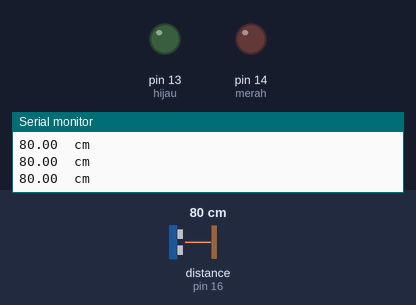
The sketch below on a simulated Arduino Uno, built with avr-gcc and run on an emulated ATmega328P. Parts: output pins drawn as LEDs (lit = HIGH), the last lines printed to the serial monitor. Wiring (inferred from the names in the program): ultrasonic range finder: trigger pin 15; echo pin 16. Inputs (shaded band) come from the test bench; at power-on: distance to the obstacle (sensor on pin 16) 80 cm. The echo pulse lasts 58.3 µs per cm; pins used as bus, display or sensor lines are not drawn.

Above: at 1.2 s.
1.3 s: distance to the obstacle (sensor on pin 16) set to 94 cm
2.8 s: distance to the obstacle (sensor on pin 16) set to 104 cm
At 4.0 s:
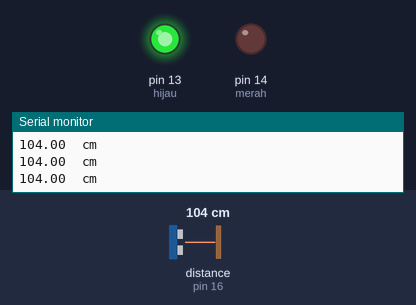
4.3 s: distance to the obstacle (sensor on pin 16) set to 2 cm
At 5.0 s:
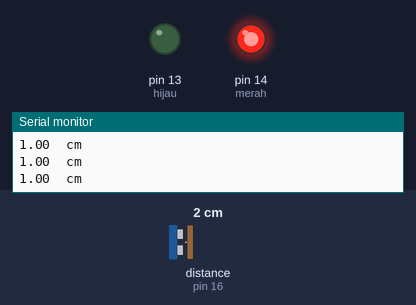
5.8 s: distance to the obstacle (sensor on pin 16) set to 18 cm
7.3 s: distance to the obstacle (sensor on pin 16) set to 22 cm
At 7.7 s:
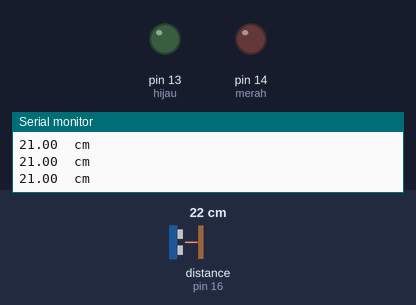
8.8 s: distance to the obstacle (sensor on pin 16) set to 4 cm
At 10.1 s:
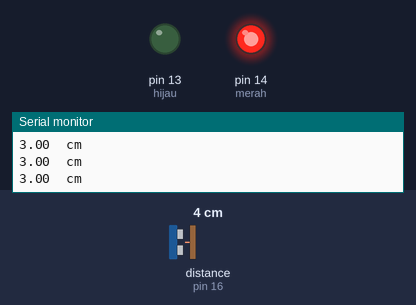
Timing chart, 0 to 11.3 s (numbered marks = the images above; inputs shaded):
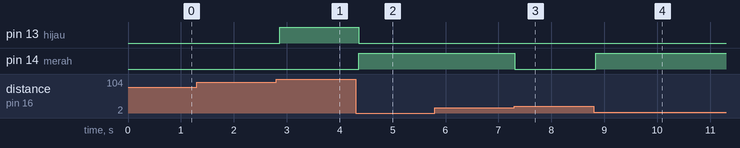

The sketch:

soal2_ultrasonic_lamp.ino
```cpp
/*
soal2
Buatlah wiring dan kode yang mengahasilkan kriteria berikut.

Sebuah sensor ultrasonic akan bekerja. Ketika mendeteksi objek yang berjarak kurang dari 20 cm,
maka lampu berwarna merah akan menyala.
Ketika objek terdeteksi di jarak 1 meter dan/ lebih, maka lampu hijau akan menyala.
*/

#define hijau 13
#define merah 14

#define trig 15
#define echo 16

long dur;
float dis;

void setup() {
  pinMode(hijau, OUTPUT);
  pinMode(merah, OUTPUT);
  pinMode(trig, OUTPUT);
  pinMode(echo, INPUT);
  Serial.begin(9600);
}

void loop() {
  digitalWrite(trig, LOW);
  delayMicroseconds(2);
  digitalWrite(trig, HIGH);
  delayMicroseconds(10);
  digitalWrite(trig, LOW);

  dur = pulseIn(echo, HIGH, 30000);
  dis = dur /58;

  Serial.print(dis);
  Serial.println("  cm");

  if (dis >= 100) {
    digitalWrite(hijau, HIGH);
    digitalWrite(merah, LOW);
  } else if (dis < 20 ){
    digitalWrite(merah, HIGH);
    digitalWrite(hijau, LOW);
  } else {
    digitalWrite(merah, LOW);
    digitalWrite(hijau, LOW);
  }

  delay(100);
}
```

Measured:
- the behaviour switches between 99 and 100 cm on distance to the obstacle (sensor on pin 16) (found by bisection; images 0 and 1)
- the behaviour switches between 20 and 21 cm on distance to the obstacle (sensor on pin 16) (found by bisection; images 2 and 3)
- after the input at 2.8 s, pin 13 (hijau): LOW → HIGH after 0.07 s
- after the input at 4.3 s, pin 13 (hijau): HIGH → LOW after 0.06 s; pin 14 (merah): LOW → HIGH after 0.06 s
- after the input at 7.3 s, pin 14 (merah): HIGH → LOW at once
- after the input at 8.8 s, pin 14 (merah): LOW → HIGH at once
